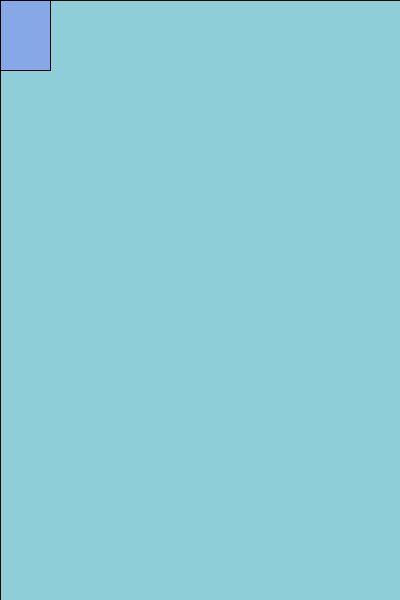
Frame 1 (no input)
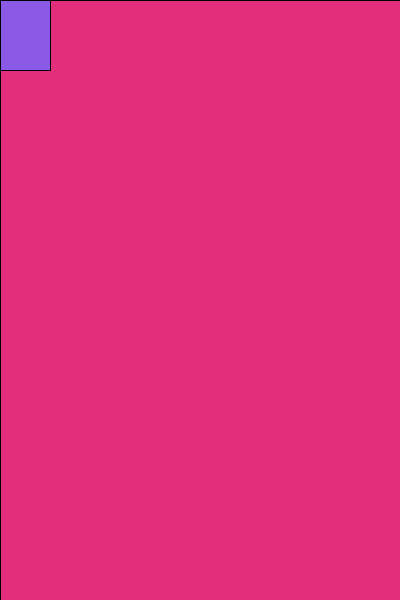
Frame 60 (the mouse pressed at the canvas centre just before this capture)
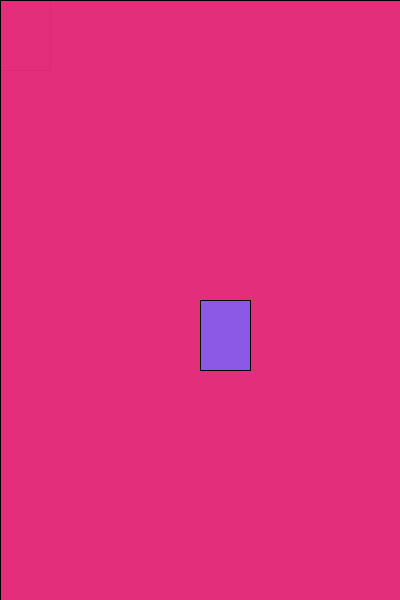
Frame 120 (the mouse held since frame 60 and released just before this capture)

The Processing sketch that drew these frames (run headless with seeded random() and noise(); from frame 60 on, the mouse is pressed at the canvas centre):

// Processing sketch: processing_49225
// ── processing_49225.pde

void setup()
{
  size(400, 600);  
  background(130, 228, 230);
  smooth();
}

void draw()
{
  frameRate(30);
  fill(230,40,120,30);
  rect(0,0,width,height);
  //background(100,40,200);
  fill(120,100,300,90);
  rect(mouseX, mouseY, 50, 70);
}
void keyPressed()
{
  //save("snapshot2.png");
  background(140, 80, 160);
}
void mousePressed()
{
  fill(random(255), random(30), random(255),90);
}
